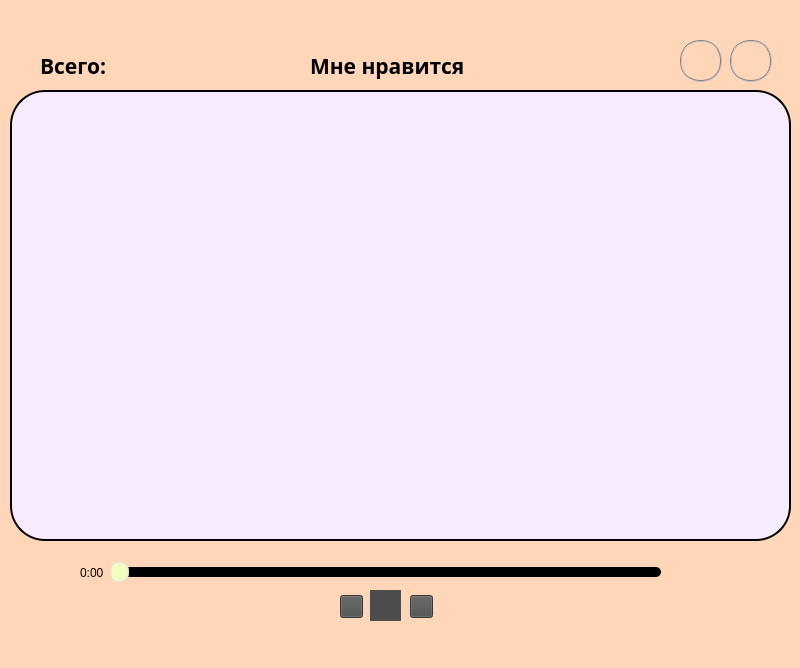
<?xml version="1.0" encoding="UTF-8"?>
<ui version="4.0">
 <class>MainWindow</class>
 <widget class="QMainWindow" name="MainWindow">
  <property name="geometry">
   <rect>
    <x>0</x>
    <y>0</y>
    <width>800</width>
    <height>668</height>
   </rect>
  </property>
  <property name="windowTitle">
   <string>SMusic</string>
  </property>
  <property name="styleSheet">
   <string notr="true">QWidget{
background-color: rgb(255, 214, 184);
}
QListWidget
{
padding: 10px;
border-radius: 35px;
border : 2px solid black;
background : rgb(247, 235, 255);
}
QListWidget QScrollBar
{
background : lightblue;
}
 QListView::item:selected
{
border : 1px solid black;
background : rgb(173, 153, 255);
}
 QListView::item
{
margin:3 px;
}
QSlider::groove:horizontal
{  
height: 10px;
margin: 0px;
border-radius: 5px;
background: rgb(0, 0, 0);
}
QSlider::handle:horizontal {
background: rgb(240, 255, 190);
border: 1px solid #E3DEE2;
width: 17px;
margin: -5px 0; 
border-radius: 8px;
}
QSlider::sub-page:qlineargradient 
{
background: rgb(204, 133, 18);
border-radius: 5px;
}</string>
  </property>
  <widget class="QWidget" name="centralwidget">
   <widget class="QListWidget" name="listWidget">
    <property name="geometry">
     <rect>
      <x>10</x>
      <y>90</y>
      <width>781</width>
      <height>451</height>
     </rect>
    </property>
    <property name="font">
     <font>
      <family>Trebuchet MS</family>
      <pointsize>11</pointsize>
      <weight>75</weight>
      <bold>true</bold>
     </font>
    </property>
   </widget>
   <widget class="QLabel" name="playlist_name">
    <property name="geometry">
     <rect>
      <x>310</x>
      <y>50</y>
      <width>181</width>
      <height>31</height>
     </rect>
    </property>
    <property name="font">
     <font>
      <family>Segoe Print</family>
      <pointsize>16</pointsize>
      <weight>75</weight>
      <bold>true</bold>
     </font>
    </property>
    <property name="text">
     <string>Мне нравится</string>
    </property>
   </widget>
   <widget class="QSlider" name="slider">
    <property name="geometry">
     <rect>
      <x>110</x>
      <y>562</y>
      <width>551</width>
      <height>20</height>
     </rect>
    </property>
    <property name="orientation">
     <enum>Qt::Horizontal</enum>
    </property>
   </widget>
   <widget class="QPushButton" name="play">
    <property name="geometry">
     <rect>
      <x>370</x>
      <y>590</y>
      <width>31</width>
      <height>31</height>
     </rect>
    </property>
    <property name="cursor">
     <cursorShape>PointingHandCursor</cursorShape>
    </property>
    <property name="styleSheet">
     <string notr="true">background-color: rgb(77, 77, 77);
border-radius: 30px;
</string>
    </property>
    <property name="text">
     <string/>
    </property>
    <property name="icon">
     <iconset>
      <normaloff>play.png</normaloff>play.png</iconset>
    </property>
    <property name="iconSize">
     <size>
      <width>25</width>
      <height>25</height>
     </size>
    </property>
   </widget>
   <widget class="QLabel" name="playing_time">
    <property name="geometry">
     <rect>
      <x>80</x>
      <y>565</y>
      <width>31</width>
      <height>16</height>
     </rect>
    </property>
    <property name="text">
     <string>0:00</string>
    </property>
   </widget>
   <widget class="QLabel" name="duration_time">
    <property name="geometry">
     <rect>
      <x>670</x>
      <y>565</y>
      <width>31</width>
      <height>16</height>
     </rect>
    </property>
    <property name="text">
     <string/>
    </property>
   </widget>
   <widget class="QPushButton" name="next">
    <property name="geometry">
     <rect>
      <x>410</x>
      <y>595</y>
      <width>23</width>
      <height>23</height>
     </rect>
    </property>
    <property name="cursor">
     <cursorShape>PointingHandCursor</cursorShape>
    </property>
    <property name="styleSheet">
     <string notr="true">background-color: rgb(77, 77, 77);</string>
    </property>
    <property name="text">
     <string/>
    </property>
    <property name="icon">
     <iconset>
      <normaloff>next.png</normaloff>next.png</iconset>
    </property>
   </widget>
   <widget class="QPushButton" name="previous">
    <property name="geometry">
     <rect>
      <x>340</x>
      <y>595</y>
      <width>23</width>
      <height>23</height>
     </rect>
    </property>
    <property name="cursor">
     <cursorShape>PointingHandCursor</cursorShape>
    </property>
    <property name="styleSheet">
     <string notr="true">background-color: rgb(77, 77, 77);</string>
    </property>
    <property name="text">
     <string/>
    </property>
    <property name="icon">
     <iconset>
      <normaloff>prev.png</normaloff>prev.png</iconset>
    </property>
   </widget>
   <widget class="QPushButton" name="add_track_but">
    <property name="geometry">
     <rect>
      <x>730</x>
      <y>40</y>
      <width>42</width>
      <height>42</height>
     </rect>
    </property>
    <property name="cursor">
     <cursorShape>PointingHandCursor</cursorShape>
    </property>
    <property name="styleSheet">
     <string notr="true">border-radius: 20px; 
border: 2px groove gray;</string>
    </property>
    <property name="text">
     <string/>
    </property>
    <property name="icon">
     <iconset>
      <normaloff>add_track.png</normaloff>add_track.png</iconset>
    </property>
    <property name="iconSize">
     <size>
      <width>29</width>
      <height>29</height>
     </size>
    </property>
   </widget>
   <widget class="QPushButton" name="make_playlist_but">
    <property name="geometry">
     <rect>
      <x>680</x>
      <y>40</y>
      <width>42</width>
      <height>42</height>
     </rect>
    </property>
    <property name="cursor">
     <cursorShape>PointingHandCursor</cursorShape>
    </property>
    <property name="styleSheet">
     <string notr="true">border-radius: 20px; 
border: 2px groove gray;</string>
    </property>
    <property name="text">
     <string/>
    </property>
    <property name="icon">
     <iconset>
      <normaloff>add_playlist.png</normaloff>add_playlist.png</iconset>
    </property>
    <property name="iconSize">
     <size>
      <width>29</width>
      <height>29</height>
     </size>
    </property>
   </widget>
   <widget class="QPushButton" name="repeat_but">
    <property name="geometry">
     <rect>
      <x>450</x>
      <y>590</y>
      <width>41</width>
      <height>31</height>
     </rect>
    </property>
    <property name="cursor">
     <cursorShape>PointingHandCursor</cursorShape>
    </property>
    <property name="autoFillBackground">
     <bool>false</bool>
    </property>
    <property name="styleSheet">
     <string notr="true">background-color: transparent;
border: None;</string>
    </property>
    <property name="text">
     <string/>
    </property>
    <property name="icon">
     <iconset>
      <normaloff>repeat1.png</normaloff>repeat1.png</iconset>
    </property>
    <property name="iconSize">
     <size>
      <width>30</width>
      <height>30</height>
     </size>
    </property>
    <property name="shortcut">
     <string notr="true"/>
    </property>
   </widget>
   <widget class="QPushButton" name="open_playlist">
    <property name="geometry">
     <rect>
      <x>610</x>
      <y>40</y>
      <width>61</width>
      <height>41</height>
     </rect>
    </property>
    <property name="cursor">
     <cursorShape>PointingHandCursor</cursorShape>
    </property>
    <property name="styleSheet">
     <string notr="true">border: None;
</string>
    </property>
    <property name="text">
     <string/>
    </property>
    <property name="icon">
     <iconset>
      <normaloff>explorer.png</normaloff>explorer.png</iconset>
    </property>
    <property name="iconSize">
     <size>
      <width>50</width>
      <height>50</height>
     </size>
    </property>
   </widget>
   <widget class="QLabel" name="length">
    <property name="geometry">
     <rect>
      <x>40</x>
      <y>50</y>
      <width>181</width>
      <height>31</height>
     </rect>
    </property>
    <property name="font">
     <font>
      <family>Segoe Print</family>
      <pointsize>16</pointsize>
      <weight>75</weight>
      <bold>true</bold>
     </font>
    </property>
    <property name="text">
     <string>Всего:</string>
    </property>
   </widget>
  </widget>
  <widget class="QMenuBar" name="menubar">
   <property name="geometry">
    <rect>
     <x>0</x>
     <y>0</y>
     <width>800</width>
     <height>21</height>
    </rect>
   </property>
  </widget>
  <widget class="QStatusBar" name="statusbar"/>
 </widget>
 <resources/>
 <connections/>
</ui>
